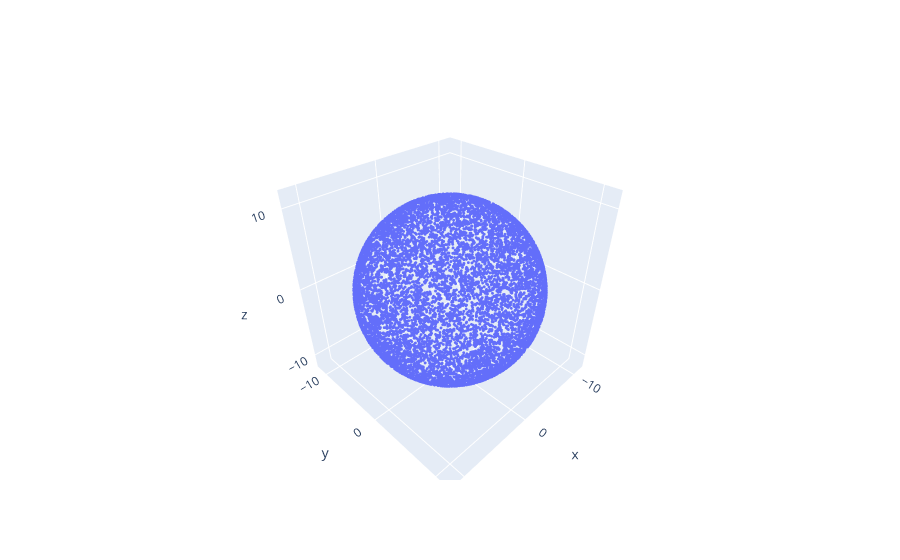

Notebook cell for this chart:
### Markdown cell above
#### Plot the dataframe

### Code cell
# plot vectors

fig = go.Figure(go.Scatter3d(
    x = df[0],
    y = df[1],
    z = df[2],
    
    mode = 'markers',
    
    marker = dict(
        #color = 'rgb(128, 128, 128)',
        size = 1,
        symbol = 'circle'
    )
))

fig.update_layout(
    scene = {
        "xaxis": {"nticks": 4, "range": [-12, 12]},
        "yaxis": {"nticks": 4, "range": [-12, 12]},
        "zaxis": {"nticks": 4, "range": [-12, 12]},
        "aspectratio": {"x": 1, "y": 1, "z": 1}
    }
)

fig.show()

### Figure 1 — Plotly figure (JSON) as saved in the notebook; plotly's stock layout.template omitted (floating-point values rounded to 4 significant figures; data arrays with more than 128 entries replaced by an {"elided": "..."} marker saying what was removed)
{"data": [{"marker": {"size": 1, "symbol": "circle"}, "mode": "markers", "type": "scatter3d", "x": {"elided": "10000 float values"}, "y": {"elided": "10000 float values"}, "z": {"elided": "10000 float values"}}], "layout": {"scene": {"aspectratio": {"x": 1, "y": 1, "z": 1}, "xaxis": {"nticks": 4, "range": [-12, 12]}, "yaxis": {"nticks": 4, "range": [-12, 12]}, "zaxis": {"nticks": 4, "range": [-12, 12]}}}}
